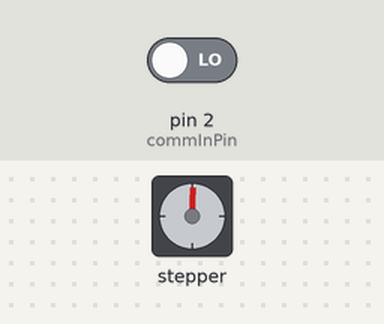
Simulated run of this sketch. Board: Arduino Uno, built with avr-gcc and run on an emulated ATmega328P. On the bench: stepper motor. Inputs (shaded band) come from the test bench; at power-on: pin 2 (commInPin) LOW. Stepper angles assume 200 steps per turn.

Above: at 8.8 s.
8.9 s: pin 2 (commInPin) driven HIGH
Timing chart, 0 to 11.9 s (numbered marks = the images above; inputs shaded):
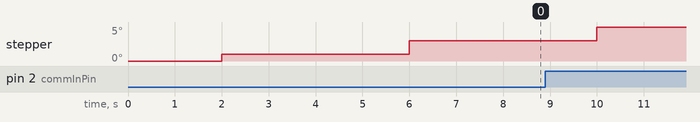

The sketch:

wireapplicator.ino
```cpp
// (licence header left out)
#include <AccelStepper.h>

#define WIREHOLE 160

// Define a stepper and the pins it will use
AccelStepper stepper(AccelStepper::FULL2WIRE,8,9); // Defaults to AccelStepper::FULL4WIRE (4 pins) on 2, 3, 4, 5
int commOutPin = 3;
int commInPin = 2;


void setup()
{
  // Change these to suit your stepper if you want
  stepper.setMaxSpeed(100);
  stepper.setAcceleration(20);
  stepper.moveTo(0);
}

void loop()
{
    while(digitalRead(commInPin)) { //wait for arduino com
    }
    delay(2000); //allow time for wires to settle
    if (stepper.distanceToGo() == 0)
      stepper.moveTo(WIREHOLE);
    stepper.run();
    if (stepper.distanceToGo() == 0)
      stepper.moveTo(-WIREHOLE);
    stepper.run();
    delay(2000); //allow time for wires to settle
}
```

Measured:
- after the input at 8.9 s, stepper: goes on until 10.0 s, then stays 5°
